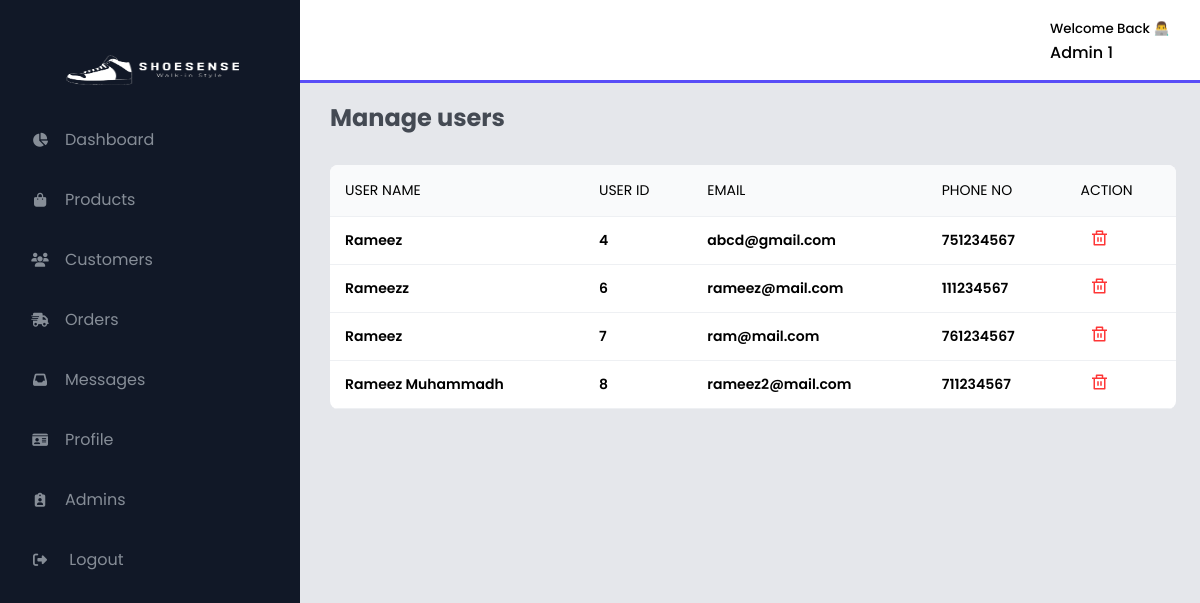
The page /admin/manage_users.php (signed in) on the database its author committed.
### tables this page shows
CREATE TABLE `users` (
  `uID` int(100) NOT NULL,
  `userName` varchar(100) NOT NULL,
  `userEmail` varchar(100) NOT NULL,
  `userAddress` varchar(265) NOT NULL,
  `userPhoneNo` int(10) NOT NULL,
  `userPassword` varchar(100) NOT NULL
);

### admin/manage_users.php (the view, shortened to what this page needs)
<?php
include '../components/connect.php';
?>
<!DOCTYPE html>
<html lang="en">
<head>
    <link rel="stylesheet" href="../admin/CSS/admin_style.css">
    <link rel="stylesheet" href="../admin/CSS/manageproducts.css">
    <link href="https://cdn.jsdelivr.net/npm/remixicon@2.2.0/fonts/remixicon.css" rel="stylesheet">
</head>
<body>
<?php include 'menu.php';?>
<section id="interface">
    <?php include 'navsection.php';?>
    <h3 class="i-name">Manage users</h3>
        <div class="board users-table">
            <table width="100%">
                <thead>
                    <tr>
                        <td>User Name</td>
                        <td>User ID </td>
                        <td>Email</td>
                        <td>Phone No</td>
                        <td>Action</td>
                    </tr>
                </thead>
                <tbody>
                <?php
                $select_users = $conn->prepare("SELECT * FROM `users`");
                $select_users->execute();
                if($select_users->rowCount() > 0){
                while($fetch_users = $select_users->fetch(PDO::FETCH_ASSOC)){
                ?>
                    <tr>
                        <td >
                            <h5><?= $fetch_users['userName']; ?></h5>
                        </td>
                        <td>
                        <h5><?= $fetch_users['uID']; ?></h5>
                        </td>
                        <td >
                        <h5><?= $fetch_users['userEmail']; ?></h5>
                        </td>
                        <td >
                        <h5><?= $fetch_users['userPhoneNo']; ?></h5>
                        </td>
                        <td class="action-btn-del">
                            <a href="manage_users.php?delete_user=<?= $fetch_users['uID']; ?>" onclick="return confirm('delete user?');">
                            <i class="ri-delete-bin-line"></i></a>
                        </td>
                    </tr>
                </tbody>
                <?php
                }
                }else{
                    echo '<h5 class="empty_message">No Users</h5>';
                }
                ?>
            </table>
        </div>
    </section>
</body>
</html>

### admin/navsection.php (shortened to what this page needs)
<?php
include '../components/connect.php';
?>
<!DOCTYPE html>
<html lang="en">
<head>
    <link rel="stylesheet" href="../admin/CSS/admin_style.css">
    <link rel="stylesheet" href="../admin/CSS/manageproducts.css">
    <link href="https://cdn.jsdelivr.net/npm/remixicon@2.2.0/fonts/remixicon.css" rel="stylesheet">
</head>
<body>
        <div class="navigation">
            <div class="profile">
            <?php
            $select_profile = $conn->prepare("SELECT * FROM `admin` WHERE admin_ID = ?");
            $select_profile->execute([$admin_id]);
            if($select_profile->rowCount() > 0){
            $fetch_profile = $select_profile->fetch(PDO::FETCH_ASSOC);
            ?>
                <p>
                    <small> Welcome Back 👨‍💻 </small><br>
                    <?= $fetch_profile['admin_Name']; ?>
                </p>
            </div>
            <?php
            }
            ?>
        </div>
</body>
</html>

### admin/CSS/admin_style.css (style rules this page uses)
* { margin: 0; padding: 0; box-sizing: border-box; font-family: 'Poppins',sans-serif; }
body { width: 100%; background: #E5E7EB; position: relative; display: flex; }
#interface { width: calc(100% - 300px); margin-left: 300px; position: relative; }
#interface .navigation { display: flex; align-items: center; justify-content: space-between; background: #fff; padding: 15px 30px; border-bottom: 3px solid #594ef7; position: fixed; width: calc(100% - 300px); }
#interface .navigation .profile { display: flex; justify-content: flex-start; align-items: center; }
#interface .navigation .profile p { font-size: 16px; font-weight: 500; }
.i-name { color: #444a53; padding: 30px 30px 0 30px; font-size: 24px; font-weight: 700; margin-top: 70px; }
.board { width: 94%; margin: 50px 0 30px 30px; overflow: auto; background: #fff; border-radius: 8px; }
.board h5 { font-weight: 600; font-size: 14px; }
table { border-collapse: collapse; padding: 4px 16px; }
tr { border-bottom: 1px solid #eef0f3 ; }
thead td { font-size: 14px; text-transform: uppercase; font-weight: 400; background-color: #f9fafb; text-align: start; padding: 15px; }
tbody tr td { padding: 10px 15px ; }
.board .action-btn-del a { color: #fe3636; font-size: 18px; text-decoration: none; margin-left: 10px; transition: 0.3s ease; }

### admin/CSS/manageproducts.css (style rules this page uses)
#interface .products-table,.users-table, .admin-table { margin-top: 30px; }

### rows shown on the page
users: userName "Rameez", uID "4", userEmail "abcd@gmail.com", userPhoneNo "751234567"
users: userName "Rameezz", uID "6", userEmail "rameez@mail.com", userPhoneNo "111234567"
users: userName "Rameez", uID "7", userEmail "ram@mail.com", userPhoneNo "761234567"
users: userName "Rameez Muhammadh", uID "8", userEmail "rameez2@mail.com", userPhoneNo "711234567"

### other values the page prints
$fetch_profile['admin_Name'] "Admin 1"
